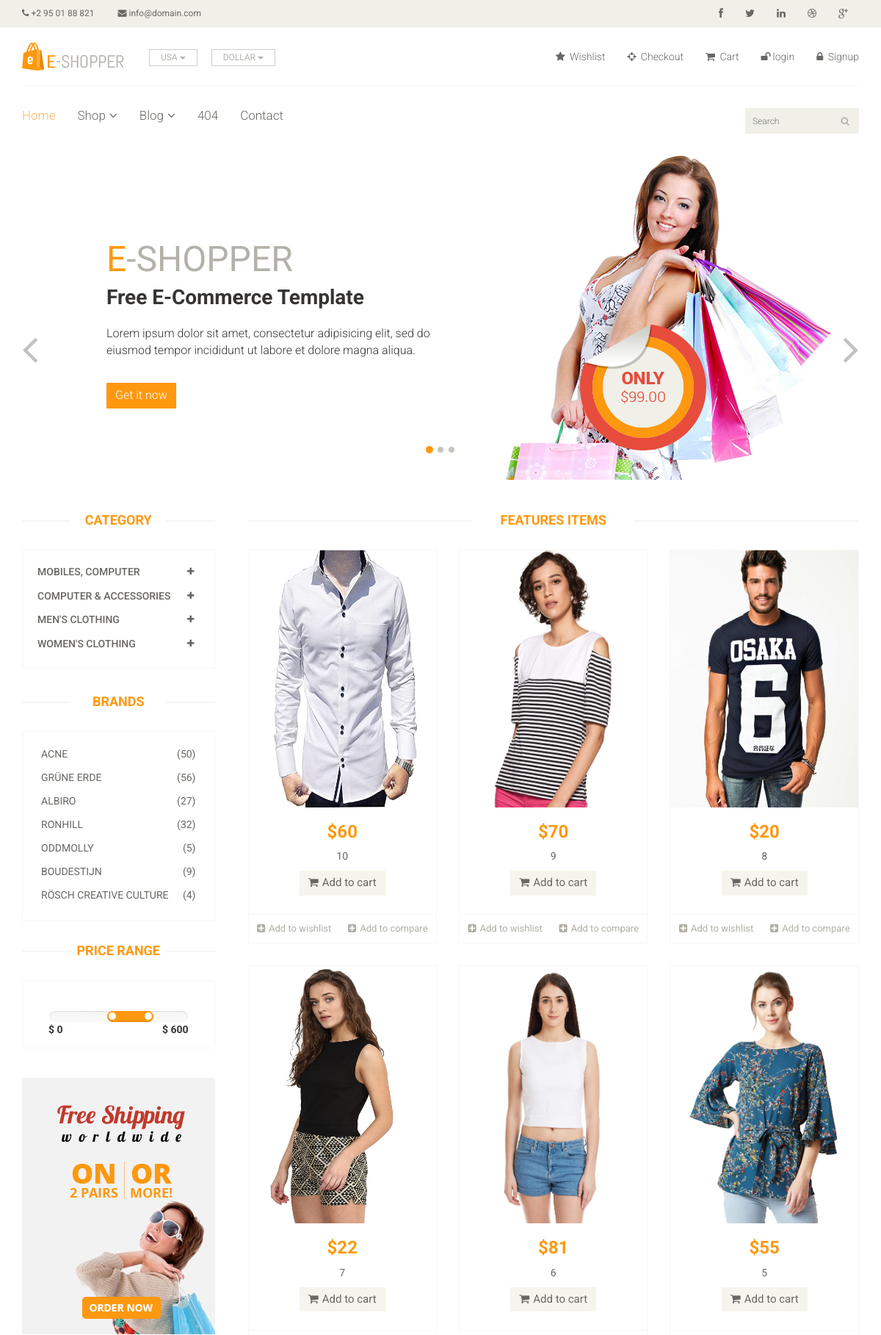
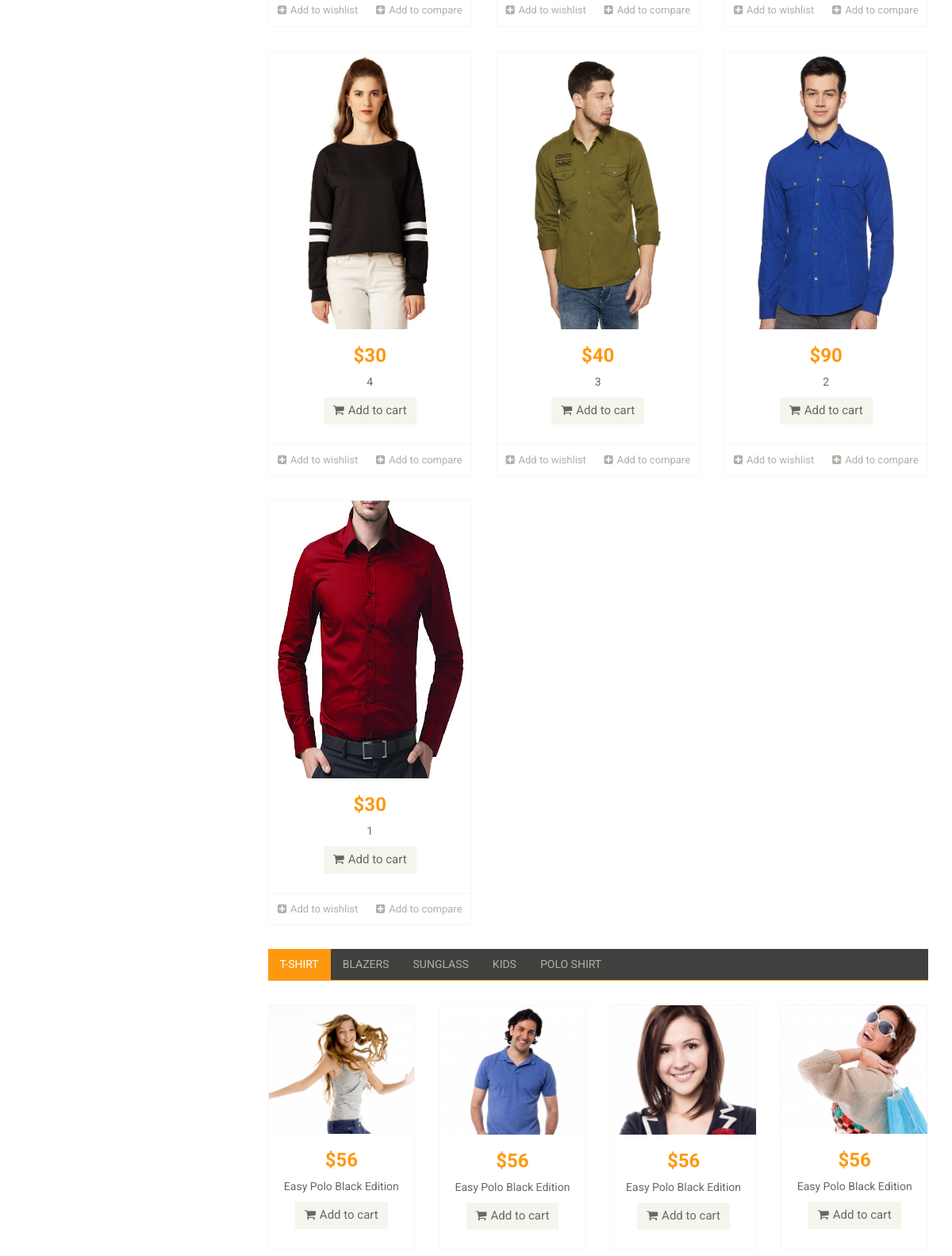
The page / (upper part) on the database its author committed (2 pictures, top to bottom).
### Shop/models/category.py (models this page shows, shortened)
class Category(models.Model):
    name= models.CharField(max_length=300)

### Shop/models/products.py (models this page shows, shortened)
class Product(models.Model):
    name=models.CharField(max_length=200)
    price=models.IntegerField()
    image=models.ImageField(upload_to="product/image")
    date=models.DateField(auto_now_add=True)
    category=models.ForeignKey(Category,on_delete=CASCADE)
    sub_category=models.ForeignKey(Sub_Category,on_delete=CASCADE)

### Shop/views/index.py (the view)
# urls.py: path("",Index.as_view(), name="index"),
class Index(views.View):
    def get(self,request):
        category_id=request.GET.get("category")
        category=Category.objects.all()
        b_category=request.GET.get("b_category")
        b_product=Product.objects.filter(category_id=b_category)
        if category_id:
            products=Product.objects.filter(sub_category_id=category_id).order_by("-id")
        else:
            products=Product.objects.all().order_by("-id")
        data={}
        data['category']=category
        data['product']=products
        data['b_product']=b_product
        return render(request,"index.html",data)

### Shop/templates/index.html (shortened to what this page needs)
{% extends 'base.html' %}
{% block body %}
<section id="slider">
    <div class="container">
        <div class="row">
            <div class="col-sm-12">
                <div id="slider-carousel" class="carousel slide" data-ride="carousel">
                    <ol class="carousel-indicators">
                        <li data-target="#slider-carousel" data-slide-to="0" class="active"></li>
                        <li data-target="#slider-carousel" data-slide-to="1"></li>
                        <li data-target="#slider-carousel" data-slide-to="2"></li>
                    </ol>
                    <div class="carousel-inner">
                        <div class="item active">
                            <div class="col-sm-6">
                                <h1><span>E</span>-SHOPPER</h1>
                                <h2>Free E-Commerce Template</h2>
                                <p>Lorem ipsum dolor sit amet, consectetur adipisicing elit, sed do eiusmod tempor
                                    incididunt ut labore et dolore magna aliqua. </p>
                                <button type="button" class="btn btn-default get">Get it now</button>
                            </div>
                            <div class="col-sm-6">
                                <img src="/static/shop/images/home/girl1.jpg" class="girl img-responsive" alt="" />
                                <img src="/static/shop/images/home/pricing.png" class="pricing" alt="" />
                            </div>
                        </div>
                    </div>
                    <a href="#slider-carousel" class="left control-carousel hidden-xs" data-slide="prev">
                        <i class="fa fa-angle-left"></i>
                    </a>
                    <a href="#slider-carousel" class="right control-carousel hidden-xs" data-slide="next">
                        <i class="fa fa-angle-right"></i>
                    </a>
                </div>
            </div>
        </div>
    </div>
</section>
<section>
    <div class="container">
        <div class="row">
            <div class="col-sm-3">
                <div class="left-sidebar">
                    <h2>Category</h2>
                    <div class="panel-group category-products" id="accordian">
                        {% for c in category %}
                        <div class="panel panel-default">
                            <div class="panel-heading">
                                <h4 class="panel-title">
                                    <a data-toggle="collapse" data-parent="#accordian" href="#{{c.id}}">
                                        <span class="badge pull-right"><i class="fa fa-plus"></i></span>
                                        {{c.name}}
                                    </a>
                                </h4>
                            </div>
                        </div>
                        {% endfor %}
                    </div>
                    <div class="brands_products">
                        <h2>Brands</h2>
                        <div class="brands-name">
                            <ul class="nav nav-pills nav-stacked">
                                <li><a href="#"> <span class="pull-right">(50)</span>Acne</a></li>
                                <li><a href="#"> <span class="pull-right">(56)</span>Grüne Erde</a></li>
                                <li><a href="#"> <span class="pull-right">(27)</span>Albiro</a></li>
                                <li><a href="#"> <span class="pull-right">(32)</span>Ronhill</a></li>
                                <li><a href="#"> <span class="pull-right">(5)</span>Oddmolly</a></li>
                                <li><a href="#"> <span class="pull-right">(9)</span>Boudestijn</a></li>
                                <li><a href="#"> <span class="pull-right">(4)</span>Rösch creative culture</a></li>
                            </ul>
                        </div>
                    </div>
                    <div class="price-range">
                        <h2>Price Range</h2>
                        <div class="well text-center">
                                data-slider-step="5" data-slider-value="[250,450]" id="sl2"><br />
                            <b class="pull-left">$ 0</b> <b class="pull-right">$ 600</b>
                        </div>
                    </div>
                    <div class="shipping text-center">
                        <img src="/static/shop/images/home/shipping.jpg" alt="" />
                    </div>
                </div>
            </div>
            <div class="col-sm-9 padding-right">
                <div class="features_items">
                    <h2 class="title text-center">Features Items</h2>
                    {% for p in product %}
                    <div class="col-sm-4">
                        <div class="product-image-wrapper">
                            <div class="single-products">
                                <div class="productinfo text-center">
                                    <img src="{{p.image.url}}" alt="" style="height: 350px;" />
                                    <h2>${{p.price}}</h2>
                                    <p>{{p.id}}</p>
                                    <a href="#" class="btn btn-default add-to-cart"><i
                                            class="fa fa-shopping-cart"></i>Add to cart</a>
                                </div>
                                <div class="product-overlay">
                                    <div class="overlay-content">
                                    </div>
                                </div>
                            </div>
                            <div class="choose">
                                <ul class="nav nav-pills nav-justified">
                                    <li><a href="#"><i class="fa fa-plus-square"></i>Add to wishlist</a></li>
                                    <li><a href="#"><i class="fa fa-plus-square"></i>Add to compare</a></li>
                                </ul>
                            </div>
                        </div>
                    </div>
                    {% endfor %}
                </div>
                <div class="category-tab">
                    <div class="col-sm-12">
                        <ul class="nav nav-tabs">
                            <li class="active"><a href="#tshirt" data-toggle="tab">T-Shirt</a></li>
                            <li><a href="#blazers" data-toggle="tab">Blazers</a></li>
                            <li><a href="#sunglass" data-toggle="tab">Sunglass</a></li>
                            <li><a href="#kids" data-toggle="tab">Kids</a></li>
                            <li><a href="#poloshirt" data-toggle="tab">Polo shirt</a></li>
                        </ul>
                    </div>
                    <div class="tab-content">
                        <div class="tab-pane fade active in" id="tshirt">
                            <div class="col-sm-3">
                                <div class="product-image-wrapper">
                                    <div class="single-products">
                                        <div class="productinfo text-center">
                                            <img src="/static/shop/images/home/gallery1.jpg" alt="" />
                                            <h2>$56</h2>
                                            <p>Easy Polo Black Edition</p>
                                            <a href="#" class="btn btn-default add-to-cart"><i
                                                    class="fa fa-shopping-cart"></i>Add to cart</a>
                                        </div>
                                    </div>
                                </div>
                            </div>
                            <div class="col-sm-3">
                                <div class="product-image-wrapper">
                                    <div class="single-products">
                                        <div class="productinfo text-center">
                                            <img src="/static/shop/images/home/gallery2.jpg" alt="" />
                                            <h2>$56</h2>
                                            <p>Easy Polo Black Edition</p>
                                            <a href="#" class="btn btn-default add-to-cart"><i
                                                    class="fa fa-shopping-cart"></i>Add to cart</a>
                                        </div>
                                    </div>
                                </div>
                            </div>
                            <div class="col-sm-3">
                                <div class="product-image-wrapper">
                                    <div class="single-products">
                                        <div class="productinfo text-center">
                                            <img src="/static/shop/images/home/gallery3.jpg" alt="" />
                                            <h2>$56</h2>
                                            <p>Easy Polo Black Edition</p>
                                            <a href="#" class="btn btn-default add-to-cart"><i
                                                    class="fa fa-shopping-cart"></i>Add to cart</a>
                                        </div>
                                    </div>
                                </div>
                            </div>
                            <div class="col-sm-3">
                                <div class="product-image-wrapper">
                                    <div class="single-products">
                                        <div class="productinfo text-center">
                                            <img src="/static/shop/images/home/gallery4.jpg" alt="" />
                                            <h2>$56</h2>
                                            <p>Easy Polo Black Edition</p>
                                            <a href="#" class="btn btn-default add-to-cart"><i
                                                    class="fa fa-shopping-cart"></i>Add to cart</a>
                                        </div>
                                    </div>
                                </div>
                            </div>
                        </div>
                    </div>
                </div>
            </div>
        </div>
    </div>
</section>
{% endblock %}

### rows shown on the page
Category: name "MOBILES, COMPUTER"
Category: name "COMPUTER & ACCESSORIES"
Category: name "MEN'S CLOTHING"
Category: name "WOMEN'S CLOTHING"
Product: image (picture), price "60", id "10"
Product: image (picture), price "70", id "9"
Product: image (picture), price "20", id "8"
Product: image (picture), price "22", id "7"
Product: image (picture), price "81", id "6"
Product: image (picture), price "55", id "5"
Product: image (picture), price "30", id "4"
Product: image (picture), price "40", id "3"
Product: image (picture), price "90", id "2"
Product: image (picture), price "30", id "1"
